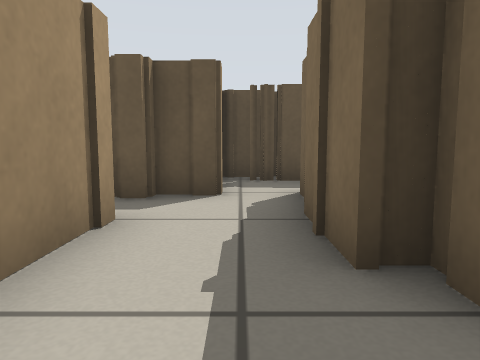
view 1 (above)

20 first-person views from a walk through a world built for the Player/Stage simulator. The camera is 0.39 m above the floor, tilts 6° down and sees 70° across. Floor lines are 1 m apart. The floor is counted in squares, 0.5 m on a side. Each view is taken from the middle of a square. On the plan, view 1 faces up. The plan holds only what a view shows up to about 11 squares ahead; the rest is blank. The place goes on beyond the plan. The robots in the file are not drawn.

view 2
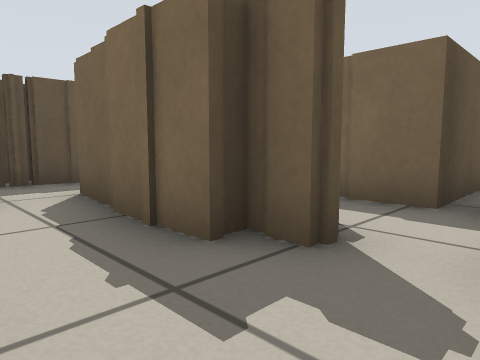

view 3
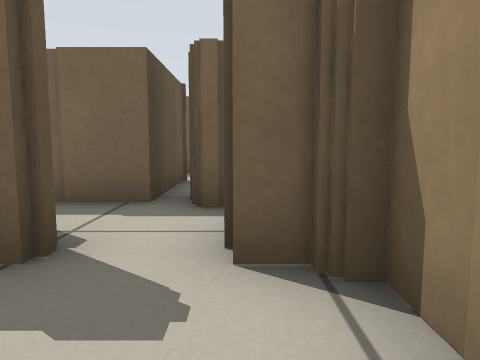

view 4
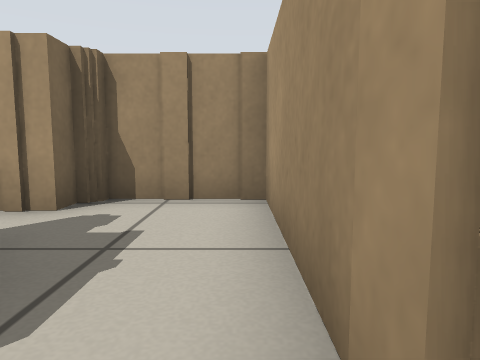

view 5
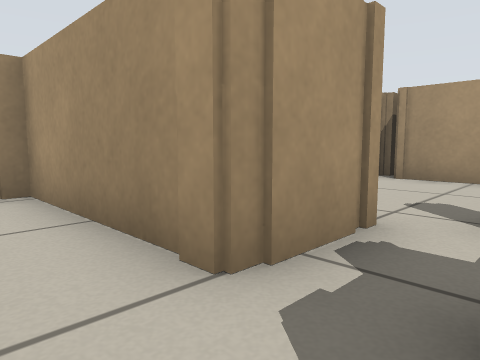

view 6
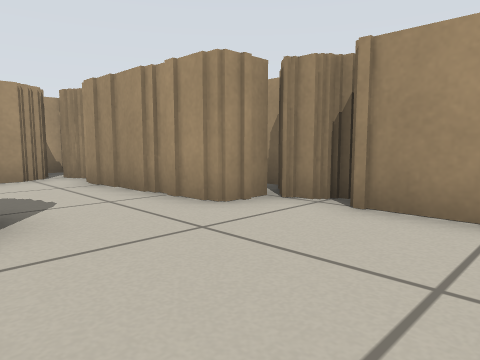

view 7
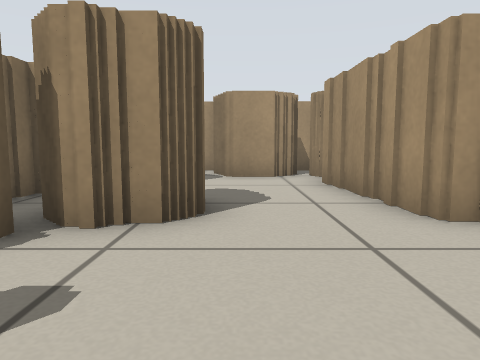

view 8
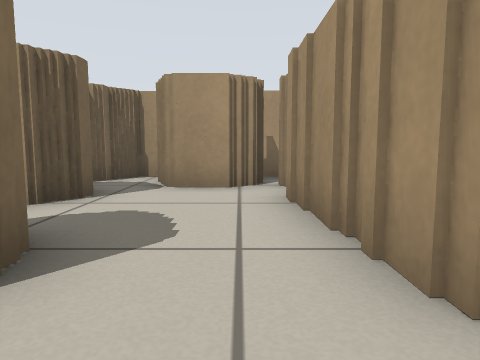

view 9
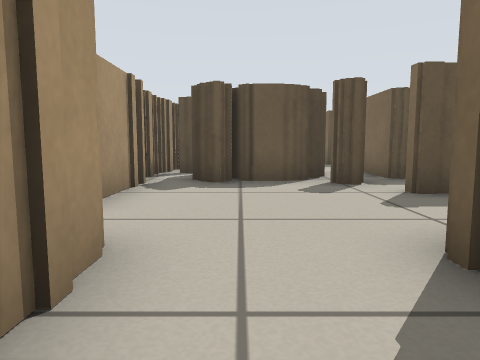

view 10
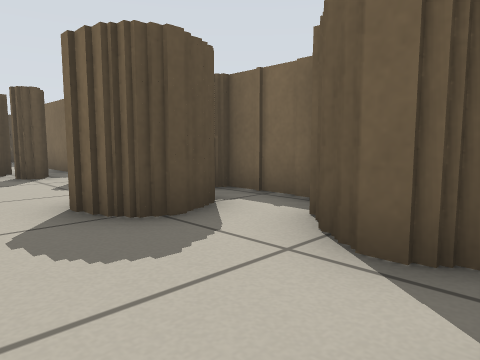

view 11
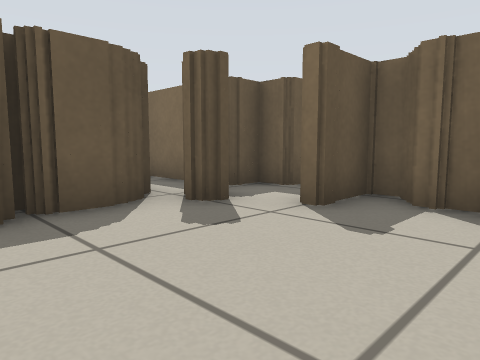

view 12
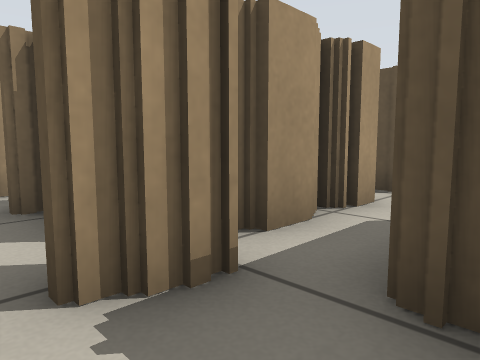

view 13
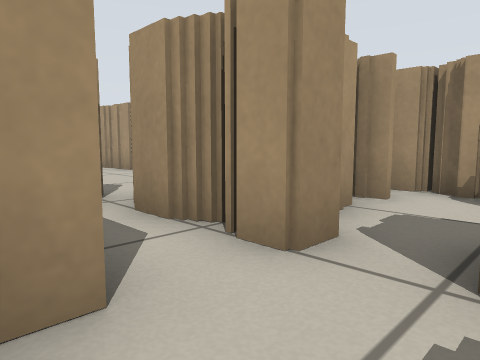

view 14
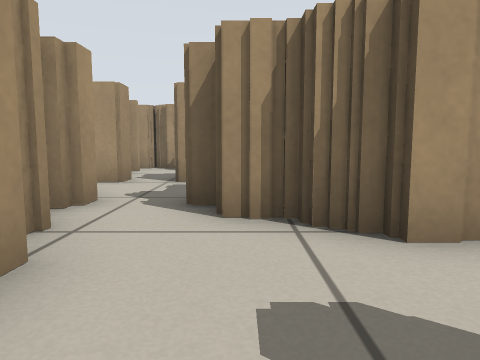

view 15
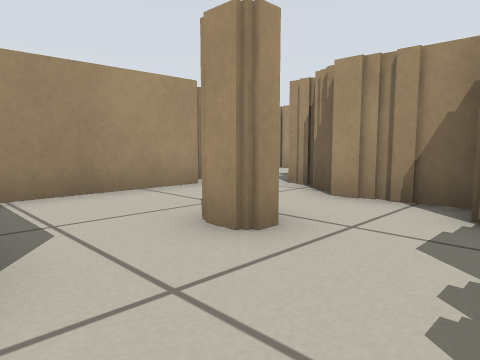

view 16
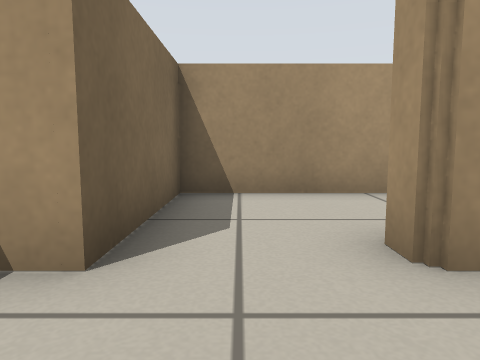

view 17
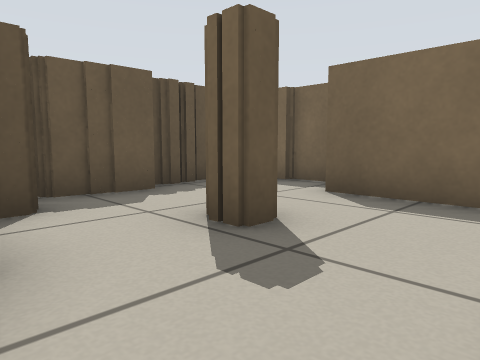

view 18
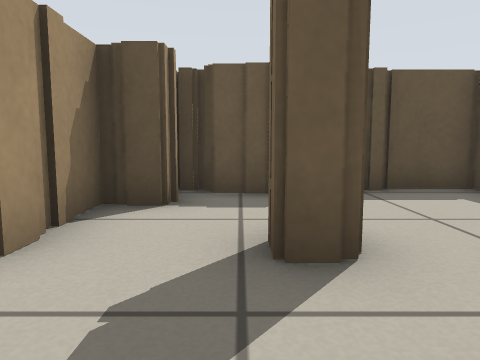

view 19
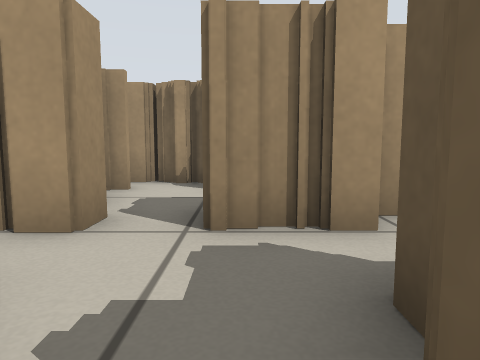

view 20
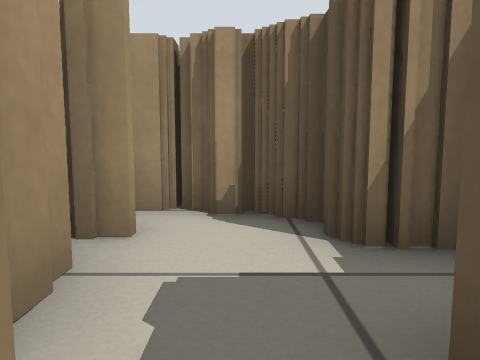

### Floor plan
Key: @ floor where view 1 was taken; # wall or solid block; . floor.
Columns run from 8 left of view 1 to 6 right of it. Each row starts with its distance up from view 1.
 16          ######
 15         ##....#
 14         #.....#
 13         #....##
 12        ##..#.#
 11  #######.....#
 10 ##.##........#
  9 #.....########
  8 #####.#####
  7    ##.#####
  6    ##.##..
  5 #####.##.#
  4 #........#
  3 #....##..#  #
  2 #.....#..#..#
  1 #....##.....#
  0 ##..###.@####
 -1  #..######
 -2  #...#
 -3  #...#
 -4  #...#
 -5  ###.#
 -6  # ###

Positions as (right, up) in squares from view 1, and headings:
1: (0, 0), facing up
2: (-1, 0), facing up-right
3: (-1, 0), facing right
4: (-1, 4), facing down
5: (0, 5), facing down-left
6: (-4, 4), facing down-left
7: (-5, 4), facing down
8: (-6, 2), facing down
9: (-6, -2), facing up
10: (-6, -4), facing up-right
11: (-7, 1), facing up-right
12: (-2, 4), facing up-left
13: (-2, 10), facing down-left
14: (3, 11), facing left
15: (5, 15), facing down-left
16: (4, 15), facing down
17: (0, 10), facing up-right
18: (2, 10), facing up
19: (-1, 10), facing left
20: (-4, 9), facing left
